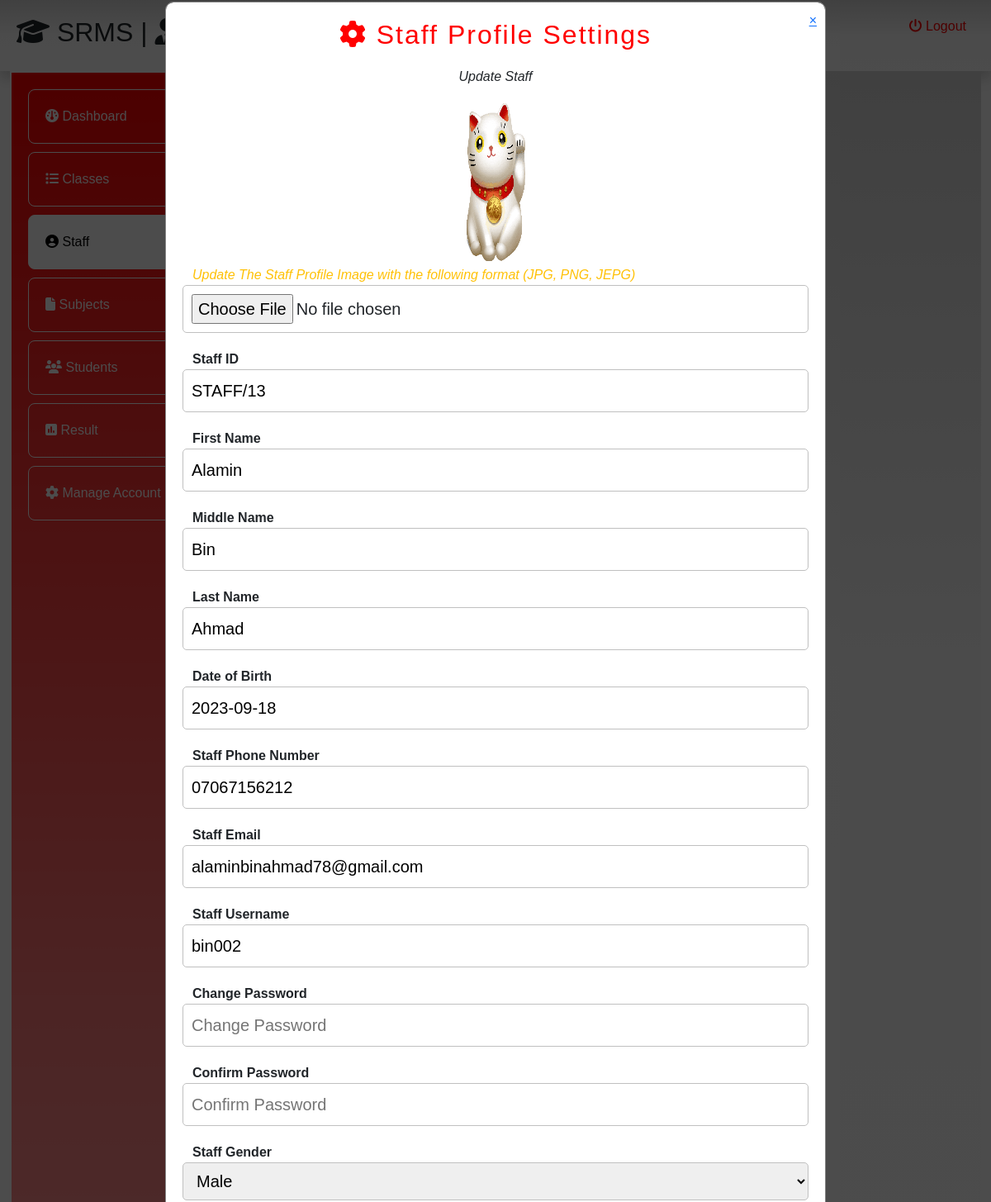
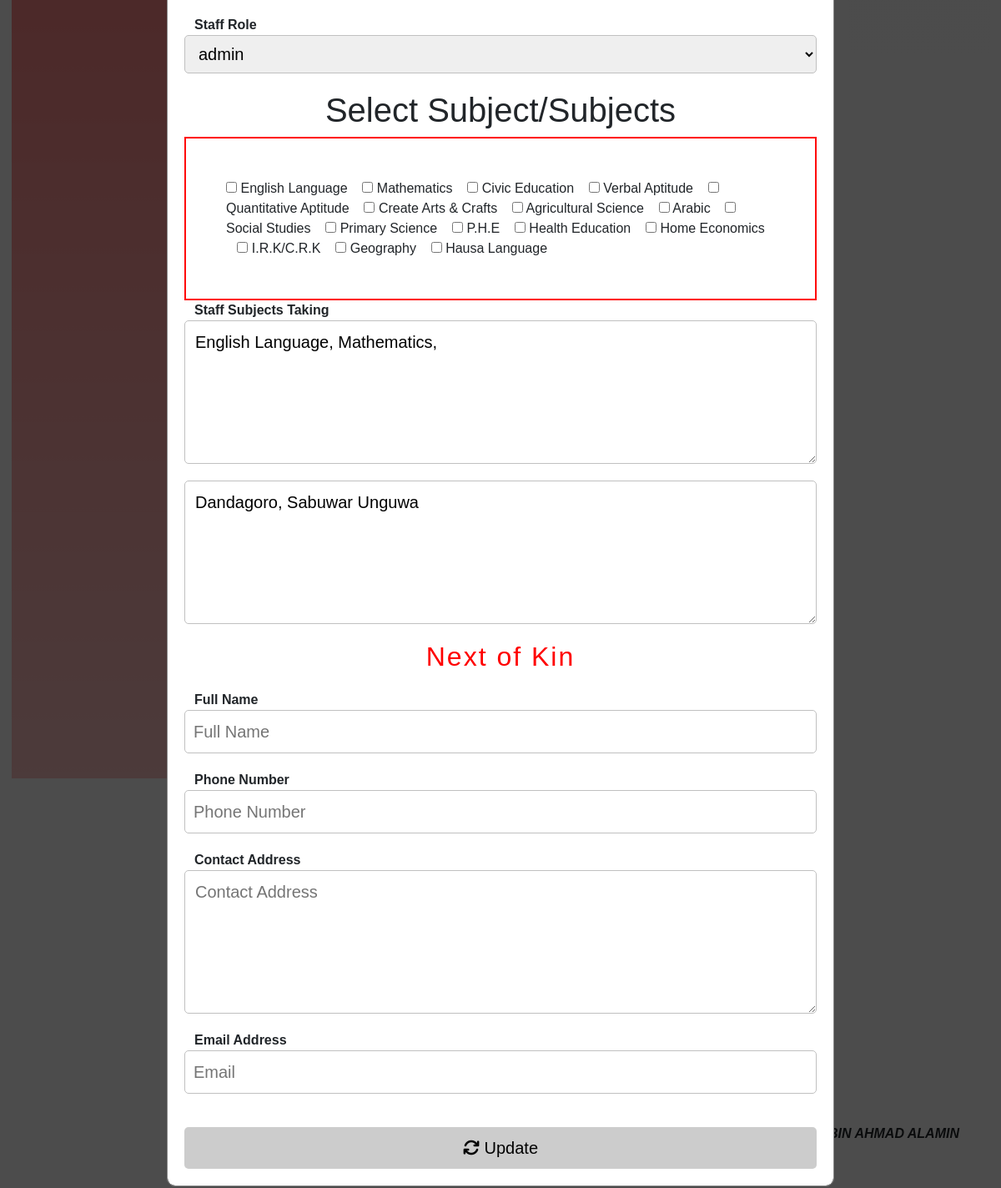
Screenshot of /get-staff-data/13 (signed in) with the database file from the repository (2 pictures, top to bottom).
### rpms/models.py (models this page shows, shortened)
class Staff(models.Model):
    user = models.ForeignKey(User, on_delete=models.CASCADE)
    id_user = models.IntegerField()
    staff_id = models.CharField(max_length=100, blank=True)
    f_name = models.CharField(max_length=100, blank=True)
    m_name = models.CharField(max_length=100, blank=True)
    l_name = models.CharField(max_length=100, blank=True)
    dob = models.CharField(max_length=100, blank=True)
    gender = models.CharField(max_length=20, blank=True)
    role = models.CharField(max_length=30, blank=True)
    staff_address = models.TextField(max_length=200, blank=True)
    staff_phone = models.CharField(max_length=20, blank=True)
    staff_photo = models.ImageField(upload_to='staff_profile', default='profile.png')
    n_fullname = models.CharField(max_length=100, blank=True)
    n_phone_number = models.CharField(max_length=100, blank=True)
    n_email = models.CharField(max_length=100, blank=True)
    n_address = models.TextField(max_length=200, blank=True)
    subjects = models.TextField(max_length=10000, blank=True)
    staff_fullname = models.CharField(max_length=10000, blank=True)
    date_registered = models.CharField(max_length=100, blank=True)
    last_update = models.CharField(max_length=100, blank=True)

class Subject(models.Model):
    subject_name = models.CharField(max_length=100, blank=True)
    description = models.TextField(max_length=20000, blank=True)
    date_registered = models.CharField(max_length=100, blank=True)
    last_update = models.CharField(max_length=100, blank=True)

### rpms/views.py (the view)
# urls.py: path('get-staff-data/<int:id>', views.get_staff_data, name='get-staff-data'),
@login_required(login_url='login')
def get_staff_data(request, id):
    staff = Staff.objects.get(id_user=id)
    subjects = Subject.objects.all()
    current_user = Staff.objects.get(user=request.user)
    return render(request, "update-staff.html", {"staff": staff, "subjects": subjects, "current_user": current_user})

### templates/update-staff.html (shortened to what this page needs)
<!DOCTYPE html>
<html lang="en">
<head>
    <link rel="stylesheet" href="https://cdnjs.cloudflare.com/ajax/libs/font-awesome/6.4.2/css/all.min.css">
    <link rel="stylesheet" href="https://fontawesome.com/icons/lips?f=classic&s=solid">
    <link rel="stylesheet" href="../static/bootstrap/css/bootstrap.min.css">
    <link rel="stylesheet" href="../static/style.css">
</head>
<body>
    <div class="up-header">
        <div class="brand"><h2><i class="fa fa-graduation-cap"></i> SRMS |  User {{current_user.role}}</h2></div>
        <div class="end-content"><a href="#"><i class="fa fa-power-off"></i> Logout</a></div>
    </div>
    <div class="container-fluid">
        <nav class="nav-section desk">
            <ul>
                <li><a href="#"><i class="fa fa-gauge"></i> Dashboard</a></li>
                <li><a href="#"><i class="fa fa-list"></i> Classes</a></li>
                <li class="active"><a href="#"><i class="fa fa-user-circle"></i> Staff</a></li>
                <li><a href="#"><i class="fa fa-file"></i> Subjects</a></li>
                <li><a href="#"><i class="fa fa-users"></i> Students</a></li>
                <li><a href="#"><i class="fa-solid fa-square-poll-vertical"></i> Result</a></li>
                <li class="ma"><a href="#"><i class="fa fa-gear"></i> Manage Account</a></li>
            </ul>
        </nav>
        <main class="main-section">
            <div id="myModal" class="modal">
                <div class="modal-content">
                    <a href="/staff" class="close" id="closeModalBtn">&times;</a>
                    <h2><i class="fa fa-cog"></i> Staff Profile Settings</h2>
                    <p><i>Update Staff</i></p>
                    <img src="{{staff.staff_photo.url}}" alt="" height="100" weight="100">
                    <form id="myForm" method="post" action="/update-staff/{{staff.id_user}}" enctype="multipart/form-data">
                        <div class="row">
                            <span class="text-warning"><i>Update The Staff Profile Image with the following format (JPG, PNG, JEPG)</i></span>
                            <input type="file" id="profileimg" name="profileimg" placeholder="Profile Image">
                        </div>
                        <div class="row">
                            <span><b>Staff ID</b></span>
                            <input type="text" id="staff-id" name="staff-id" placeholder="Staff ID" value="{{staff.staff_id}}">
                        </div>
                        <div class="row">
                            <span><b>First Name</b></span>
                            <input type="text" id="fname" name="fname" placeholder="First Name" value="{{staff.f_name}}">
                        </div>
                        <div class="row">
                            <span><b>Middle Name</b></span>
                            <input type="text" id="mname" name="mname" placeholder="Middle Name (Optional)" value="{{staff.m_name}}">
                        </div>
                        <div class="row">
                            <span><b>Last Name</b></span>
                            <input type="text" id="lname" name="lname" placeholder="Last Name" value="{{staff.l_name}}">
                        </div>
                        <div class="row">
                            <span><b>Date of Birth</b></span>
                            <input type="text" id="dob" name="dob" placeholder="Date of Birth" value="{{staff.dob}}">
                        </div>
                        <div class="row">
                            <span><b>Staff Phone Number</b></span>
                            <input type="number" id="staff_phone" name="staff_phone" placeholder="Phone Number" value="{{staff.staff_phone}}">
                        </div>
                        <div class="row">
                            <span><b>Staff Email</b></span>
                            <input type="email" id="email" name="email" placeholder="Email" value="{{staff.user.email}}">
                        </div>
                        <div class="row">
                            <span><b>Staff Username</b></span>
                            <input type="text" id="username" name="username" placeholder="Username" value="{{staff.user.username}}">
                        </div>
                        <div class="row">
                            <span><b>Change Password</b></span>
                            <input type="password" id="password" name="password" placeholder="Change Password">
                        </div>
                        <div class="row">
                            <span><b>Confirm Password</b></span>
                            <input type="password" id="cpassword" name="cpassword" placeholder="Confirm Password">
                        </div>
                        <div class="row">
                            <span><b>Staff Gender</b></span>
                            <select name="gender" id="">
                                <option value="{{staff.gender}}">{{staff.gender}}</option>
                            </select>
                        </div>
                        <div class="row">
                            <span><b>Staff Role</b></span>
                            <select name="role" id="" required>
                                <option value="{{staff.role}}">{{staff.role}}</option>
                            </select>
                        </div>
                        <h1>Select Subject/Subjects</h1>
                        <div class="subj p-5">
                            {% for subject in subjects %}
                            <input type="checkbox" name="" id="" value="{{subject.subject_name}}" class="chck">
                            <span>{{subject.subject_name}}</span> &nbsp;&nbsp;
                            {% endfor %}
                        </div>
                        <div class="row">
                            <span><b>Staff Subjects Taking</b></span>
                            <textarea name="subj" id="subj" cols="30" rows="5" placeholder="Staff Subjects">{{staff.subjects}}</textarea>
                        </div>
                        <div class="row">
                            <textarea name="address1" id="" cols="30" rows="5" placeholder="Contact Address">{{staff.staff_address}}</textarea>
                        </div>
                        <h2>Next of Kin</h2>
                        <div class="row">
                            <span><b>Full Name</b></span>
                            <input type="text" id="full_name" name="full_name" placeholder="Full Name" value="{{staff.n_fullname}}">
                        </div>
                        <div class="row">
                            <span><b>Phone Number</b></span>
                            <input type="number" id="p_number" name="p_number" placeholder="Phone Number" value="{{staff.n_phone_number}}">
                        </div>
                        <div class="row">
                            <span><b>Contact Address</b></span>
                            <textarea name="address2" id="" cols="30" rows="5" placeholder="Contact Address">{{staff.n_address}}</textarea>
                        </div>
                        <div class="row">
                            <span><b>Email Address</b></span>
                            <input type="email" id="email2" name="email2" placeholder="Email" value="{{staff.n_email}}">
                        </div>
                        <button type="submit"><i class="fa fa-refresh"></i> Update</button>
                    </form>
                </div>
            </div>
            <div class="icons">
                <a href="#" id="openModalBtn2">
                </a> <br>
                <a href="#" id="openModalBtn3">
                </a><br>
                <span>Powered By - <i><b>BIN AHMAD ALAMIN</b></i></span>
            </div>
        </main>
    </div>
</body>
</html>

### static/style.css (style rules this page uses)
* { margin: 0; font-family: Arial, Helvetica, sans-serif; }
.up-header { background: linear-gradient(rgb(216, 216, 216), rgba(249, 249, 249, 0.484), rgba(255, 255, 255, 0.198)); box-shadow: 0 .5rem 1rem rgba(0,0,0, .2); display: flex; justify-content: space-between; padding: 20px; }
.container-fluid { display: flex; }
.nav-section { background: linear-gradient(red, rgba(255, 0, 0, 0.518), rgba(255, 0, 0, 0.227)); height: 80vh; border: 2px solid #fff; width: 30%; transition: all 1s; }
.nav-section ul li a { color: #fff; text-decoration: none; transition: all 2s; }
.nav-section ul li { padding: 20px; list-style: none; border: 1px solid #fff; margin-bottom: 10px; transition: all 1s; border-radius: 8px; }
.nav-section ul { padding: 20px; }
.end-content a { color: red; text-decoration: none; transition: all 1s; padding: 10px; }
.nav-section .active { background-color: #fff; }
.nav-section .active a { color: #000; }
.main-section { background: linear-gradient(rgb(216, 216, 216), rgba(249, 249, 249, 0.484), rgba(255, 255, 255, 0.198)); height: 50vh; width: 100%; }
.icons { position: absolute; right: 50px; bottom: 50px; line-height: 30px; }
.modal { display: none; position: fixed; top: 0; left: 0; width: 100%; height: 100%; background-color: rgba(0,0,0,0.7); transition: all 1s; }
.modal-content { background-color: #fff; margin: 2px auto; padding: 20px; border: 1px solid #888; width: 100%; max-width: 800px; position: relative; transition: all 1s; }
.close { position: absolute; top: 0; right: 0; padding: 10px; cursor: pointer; }
.modal-content { display: flex; flex-direction: column; align-items: center; justify-content: center; border-radius: 10px; }
.modal-content h2 { margin-bottom: 20px; font-family: Impact, Haettenschweiler, 'Arial Narrow Bold', sans-serif; letter-spacing: 2px; color: red; }
.row { display: flex; flex-direction: column; align-items: center; margin-bottom: 20px; width: 100%; }
form { display: flex; flex-direction: column; align-items: center; width: 100%; }
.modal-content .row input, select, textarea { width: 100%; font-size: 20px; padding: 10px; outline: none; border: 1px solid silver; border-radius: 5px; }
.modal-content button { background: #ccc; border: none; font-size: 20px; padding: 10px; margin-top: 20px; width: 100%; border-radius: 5px; cursor: pointer; transition: all 1s; }

### templates/update-staff.html (style rules this page uses)
.modal { display: block; position: fixed; top: 0; left: 0; width: 100%; height: 100%; background-color: rgba(0,0,0,0.7); transition: all 1s; }
input[type=checkbox] { accent-color: red; }
img { border-radius: 50%; height: 200px; width: 200px; }
.subj { border: 2px solid red; }

### rows the page displays
Staff: staff_photo (picture), staff-id "STAFF/13", fname "Alamin", mname "Bin", lname "Ahmad", dob "2023-09-18", staff_phone "07067156212", email "alaminbinahmad78@gmail.com", username "bin002", gender "Male", role "admin", subj "English Language, Mathematics,", address1 "Dandagoro, Sabuwar Unguwa"
Subject: subject_name "English Language"
Subject: subject_name "Mathematics"
Subject: subject_name "Civic Education"
Subject: subject_name "Verbal Aptitude"
Subject: subject_name "Quantitative Aptitude"
Subject: subject_name "Create Arts & Crafts"
Subject: subject_name "Agricultural Science"
Subject: subject_name "Arabic"
Subject: subject_name "Social Studies"
Subject: subject_name "Primary Science"
Subject: subject_name "P.H.E"
Subject: subject_name "Health Education"
Subject: subject_name "Home Economics"
Subject: subject_name "I.R.K/C.R.K"
Subject: subject_name "Geography"
Subject: subject_name "Hausa Language"
